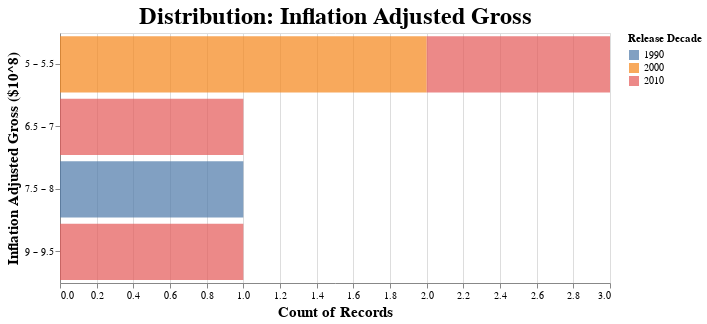

The notebook cell this image was saved under:
### Markdown cell above
#### Films Released Past 1960s Which Meet Threshold

### Code cell
geq5e8_1960s_df = geq_5e8_df.query(f"release_decade > 1960")
display_histogram(
    geq5e8_1960s_df,
    feature="inflation_adjusted_gross",
    target="release_decade",
    maxbins=10,
)

### Figure 1 — Vega-Lite specification as saved in the notebook (floating-point values rounded to 4 significant figures)
{"config": {"view": {"continuousWidth": 400, "continuousHeight": 300}, "axis": {"labelFontSize": 10, "titleFontSize": 15}, "title": {"fontSize": 24}}, "data": {"name": "data-bf671f5cb080ce21d8ada69c2121d135"}, "mark": {"type": "bar", "opacity": 0.7}, "encoding": {"color": {"field": "release_decade", "legend": {"title": "Release Decade"}, "type": "nominal"}, "x": {"aggregate": "count", "stack": true, "type": "quantitative"}, "y": {"axis": {"title": "Inflation Adjusted Gross ($10^8)"}, "bin": {"maxbins": 10}, "field": "feature_display", "type": "nominal"}}, "height": 250, "title": "Distribution: Inflation Adjusted Gross", "width": 550, "$schema": "https://vega.github.io/schema/vega-lite/v4.17.0.json", "datasets": {"data-bf671f5cb080ce21d8ada69c2121d135": [{"movie_title": "Finding Nemo", "release_decade": 2000, "release_year": 2003, "release_month": 5, "total_gross": 380500000.0, "inflation_adjusted_gross": 518100000.0, "director": null, "MPAA_rating": "G", "genre": "Adventure", "hero-actor": null, "hero": null, "villain-actor": null, "villain": null, "song": null, "feature_display": 5.181}, {"movie_title": "Rogue One: A Star Wars Story", "release_decade": 2010, "release_year": 2016, "release_month": 12, "total_gross": 529500000.0, "inflation_adjusted_gross": 529500000.0, "director": null, "MPAA_rating": "PG-13", "genre": "Adventure", "hero-actor": null, "hero": null, "villain-actor": null, "villain": null, "song": null, "feature_display": 5.295}, {"movie_title": "Pirates of the Caribbean: Dead Man’…", "release_decade": 2000, "release_year": 2006, "release_month": 7, "total_gross": 423300000.0, "inflation_adjusted_gross": 544800000.0, "director": null, "MPAA_rating": "PG-13", "genre": "Adventure", "hero-actor": null, "hero": null, "villain-actor": null, "villain": null, "song": null, "feature_display": 5.448}, {"movie_title": "The Avengers", "release_decade": 2010, "release_year": 2012, "release_month": 5, "total_gross": 623300000.0, "inflation_adjusted_gross": 660100000.0, "director": null, "MPAA_rating": "PG-13", "genre": "Action", "hero-actor": null, "hero": null, "villain-actor": null, "villain": null, "song": null, "feature_display": 6.601}, {"movie_title": "The Lion King", "release_decade": 1990, "release_year": 1994, "release_month": 6, "total_gross": 422800000.0, "inflation_adjusted_gross": 761600000.0, "director": "Roger Allers", "MPAA_rating": "G", "genre": "Adventure", "hero-actor": "Jonathan Taylor Thomas; Matthew Broderick", "hero": "Simba", "villain-actor": "Jeremy Irons", "villain": "Scar", "song": "Circle of Life", "feature_display": 7.616}, {"movie_title": "Star Wars Ep. VII: The Force Awakens", "release_decade": 2010, "release_year": 2015, "release_month": 12, "total_gross": 936700000.0, "inflation_adjusted_gross": 936700000.0, "director": null, "MPAA_rating": "PG-13", "genre": "Adventure", "hero-actor": null, "hero": null, "villain-actor": null, "villain": null, "song": null, "feature_display": 9.367}]}}
